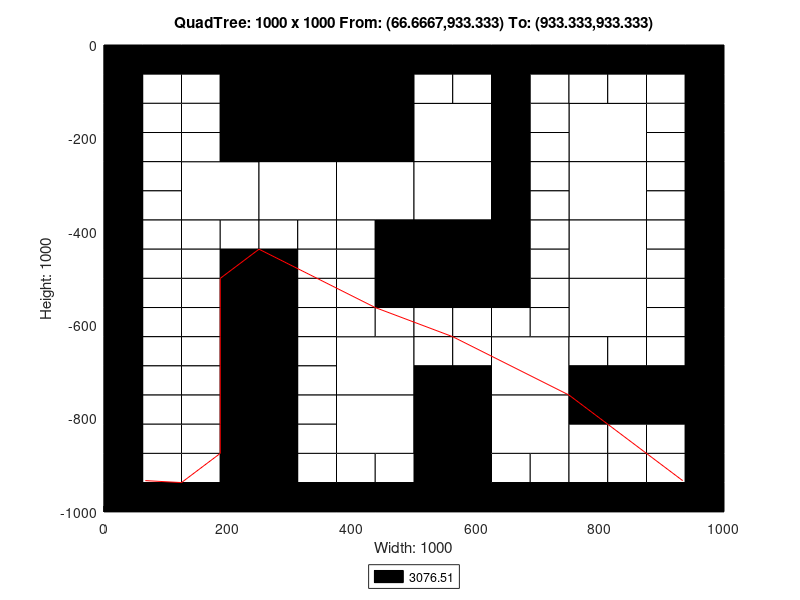

The MATLAB source for this figure:
axis([0 1000 -1000 0]);
title('QuadTree: 1000 x 1000 From: (66.6667,933.333) To: (933.333,933.333)');
xlabel('Width: 1000');
ylabel('Height: 1000');
rectangle('Position',[250 -250 250 250], 'FaceColor',[0 0 0]);
rectangle('Position',[125 -375 125 125], 'FaceColor',[1 1 1]);
rectangle('Position',[250 -375 125 125], 'FaceColor',[1 1 1]);
rectangle('Position',[375 -375 125 125], 'FaceColor',[1 1 1]);
rectangle('Position',[500 -250 125 125], 'FaceColor',[1 1 1]);
rectangle('Position',[750 -250 125 125], 'FaceColor',[1 1 1]);
rectangle('Position',[500 -375 125 125], 'FaceColor',[1 1 1]);
rectangle('Position',[500 -500 125 125], 'FaceColor',[0 0 0]);
rectangle('Position',[750 -375 125 125], 'FaceColor',[1 1 1]);
rectangle('Position',[750 -500 125 125], 'FaceColor',[1 1 1]);
rectangle('Position',[375 -750 125 125], 'FaceColor',[1 1 1]);
rectangle('Position',[375 -875 125 125], 'FaceColor',[1 1 1]);
rectangle('Position',[625 -750 125 125], 'FaceColor',[1 1 1]);
rectangle('Position',[750 -625 125 125], 'FaceColor',[1 1 1]);
rectangle('Position',[500 -875 125 125], 'FaceColor',[0 0 0]);
rectangle('Position',[625 -875 125 125], 'FaceColor',[1 1 1]);
rectangle('Position',[500 -1000 125 125], 'FaceColor',[0 0 0]);
rectangle('Position',[0 -62.5 62.5 62.5], 'FaceColor',[0 0 0]);
rectangle('Position',[62.5 -62.5 62.5 62.5], 'FaceColor',[0 0 0]);
rectangle('Position',[0 -125 62.5 62.5], 'FaceColor',[0 0 0]);
rectangle('Position',[62.5 -125 62.5 62.5], 'FaceColor',[1 1 1]);
rectangle('Position',[125 -62.5 62.5 62.5], 'FaceColor',[0 0 0]);
rectangle('Position',[187.5 -62.5 62.5 62.5], 'FaceColor',[0 0 0]);
rectangle('Position',[125 -125 62.5 62.5], 'FaceColor',[1 1 1]);
rectangle('Position',[187.5 -125 62.5 62.5], 'FaceColor',[0 0 0]);
rectangle('Position',[0 -187.5 62.5 62.5], 'FaceColor',[0 0 0]);
rectangle('Position',[62.5 -187.5 62.5 62.5], 'FaceColor',[1 1 1]);
rectangle('Position',[0 -250 62.5 62.5], 'FaceColor',[0 0 0]);
rectangle('Position',[62.5 -250 62.5 62.5], 'FaceColor',[1 1 1]);
rectangle('Position',[125 -187.5 62.5 62.5], 'FaceColor',[1 1 1]);
rectangle('Position',[187.5 -187.5 62.5 62.5], 'FaceColor',[0 0 0]);
rectangle('Position',[125 -250 62.5 62.5], 'FaceColor',[1 1 1]);
rectangle('Position',[187.5 -250 62.5 62.5], 'FaceColor',[0 0 0]);
rectangle('Position',[0 -312.5 62.5 62.5], 'FaceColor',[0 0 0]);
rectangle('Position',[62.5 -312.5 62.5 62.5], 'FaceColor',[1 1 1]);
rectangle('Position',[0 -375 62.5 62.5], 'FaceColor',[0 0 0]);
rectangle('Position',[62.5 -375 62.5 62.5], 'FaceColor',[1 1 1]);
rectangle('Position',[0 -437.5 62.5 62.5], 'FaceColor',[0 0 0]);
rectangle('Position',[62.5 -437.5 62.5 62.5], 'FaceColor',[1 1 1]);
rectangle('Position',[0 -500 62.5 62.5], 'FaceColor',[0 0 0]);
rectangle('Position',[62.5 -500 62.5 62.5], 'FaceColor',[1 1 1]);
rectangle('Position',[125 -437.5 62.5 62.5], 'FaceColor',[1 1 1]);
rectangle('Position',[187.5 -437.5 62.5 62.5], 'FaceColor',[1 1 1]);
rectangle('Position',[125 -500 62.5 62.5], 'FaceColor',[1 1 1]);
rectangle('Position',[187.5 -500 62.5 62.5], 'FaceColor',[0 0 0]);
rectangle('Position',[250 -437.5 62.5 62.5], 'FaceColor',[1 1 1]);
rectangle('Position',[312.5 -437.5 62.5 62.5], 'FaceColor',[1 1 1]);
rectangle('Position',[250 -500 62.5 62.5], 'FaceColor',[0 0 0]);
rectangle('Position',[312.5 -500 62.5 62.5], 'FaceColor',[1 1 1]);
rectangle('Position',[375 -437.5 62.5 62.5], 'FaceColor',[1 1 1]);
rectangle('Position',[437.5 -437.5 62.5 62.5], 'FaceColor',[0 0 0]);
rectangle('Position',[375 -500 62.5 62.5], 'FaceColor',[1 1 1]);
rectangle('Position',[437.5 -500 62.5 62.5], 'FaceColor',[0 0 0]);
rectangle('Position',[500 -62.5 62.5 62.5], 'FaceColor',[0 0 0]);
rectangle('Position',[562.5 -62.5 62.5 62.5], 'FaceColor',[0 0 0]);
rectangle('Position',[500 -125 62.5 62.5], 'FaceColor',[1 1 1]);
rectangle('Position',[562.5 -125 62.5 62.5], 'FaceColor',[1 1 1]);
rectangle('Position',[625 -62.5 62.5 62.5], 'FaceColor',[0 0 0]);
rectangle('Position',[687.5 -62.5 62.5 62.5], 'FaceColor',[0 0 0]);
rectangle('Position',[625 -125 62.5 62.5], 'FaceColor',[0 0 0]);
rectangle('Position',[687.5 -125 62.5 62.5], 'FaceColor',[1 1 1]);
rectangle('Position',[625 -187.5 62.5 62.5], 'FaceColor',[0 0 0]);
rectangle('Position',[687.5 -187.5 62.5 62.5], 'FaceColor',[1 1 1]);
rectangle('Position',[625 -250 62.5 62.5], 'FaceColor',[0 0 0]);
rectangle('Position',[687.5 -250 62.5 62.5], 'FaceColor',[1 1 1]);
rectangle('Position',[750 -62.5 62.5 62.5], 'FaceColor',[0 0 0]);
rectangle('Position',[812.5 -62.5 62.5 62.5], 'FaceColor',[0 0 0]);
rectangle('Position',[750 -125 62.5 62.5], 'FaceColor',[1 1 1]);
rectangle('Position',[812.5 -125 62.5 62.5], 'FaceColor',[1 1 1]);
rectangle('Position',[875 -62.5 62.5 62.5], 'FaceColor',[0 0 0]);
rectangle('Position',[937.5 -62.5 62.5 62.5], 'FaceColor',[0 0 0]);
rectangle('Position',[875 -125 62.5 62.5], 'FaceColor',[1 1 1]);
rectangle('Position',[937.5 -125 62.5 62.5], 'FaceColor',[0 0 0]);
rectangle('Position',[875 -187.5 62.5 62.5], 'FaceColor',[1 1 1]);
rectangle('Position',[937.5 -187.5 62.5 62.5], 'FaceColor',[0 0 0]);
rectangle('Position',[875 -250 62.5 62.5], 'FaceColor',[1 1 1]);
rectangle('Position',[937.5 -250 62.5 62.5], 'FaceColor',[0 0 0]);
rectangle('Position',[625 -312.5 62.5 62.5], 'FaceColor',[0 0 0]);
rectangle('Position',[687.5 -312.5 62.5 62.5], 'FaceColor',[1 1 1]);
rectangle('Position',[625 -375 62.5 62.5], 'FaceColor',[0 0 0]);
rectangle('Position',[687.5 -375 62.5 62.5], 'FaceColor',[1 1 1]);
rectangle('Position',[625 -437.5 62.5 62.5], 'FaceColor',[0 0 0]);
rectangle('Position',[687.5 -437.5 62.5 62.5], 'FaceColor',[1 1 1]);
rectangle('Position',[625 -500 62.5 62.5], 'FaceColor',[0 0 0]);
rectangle('Position',[687.5 -500 62.5 62.5], 'FaceColor',[1 1 1]);
rectangle('Position',[875 -312.5 62.5 62.5], 'FaceColor',[1 1 1]);
rectangle('Position',[937.5 -312.5 62.5 62.5], 'FaceColor',[0 0 0]);
rectangle('Position',[875 -375 62.5 62.5], 'FaceColor',[1 1 1]);
rectangle('Position',[937.5 -375 62.5 62.5], 'FaceColor',[0 0 0]);
rectangle('Position',[875 -437.5 62.5 62.5], 'FaceColor',[1 1 1]);
rectangle('Position',[937.5 -437.5 62.5 62.5], 'FaceColor',[0 0 0]);
rectangle('Position',[875 -500 62.5 62.5], 'FaceColor',[1 1 1]);
rectangle('Position',[937.5 -500 62.5 62.5], 'FaceColor',[0 0 0]);
rectangle('Position',[0 -562.5 62.5 62.5], 'FaceColor',[0 0 0]);
rectangle('Position',[62.5 -562.5 62.5 62.5], 'FaceColor',[1 1 1]);
rectangle('Position',[0 -625 62.5 62.5], 'FaceColor',[0 0 0]);
rectangle('Position',[62.5 -625 62.5 62.5], 'FaceColor',[1 1 1]);
rectangle('Position',[125 -562.5 62.5 62.5], 'FaceColor',[1 1 1]);
rectangle('Position',[187.5 -562.5 62.5 62.5], 'FaceColor',[0 0 0]);
rectangle('Position',[125 -625 62.5 62.5], 'FaceColor',[1 1 1]);
rectangle('Position',[187.5 -625 62.5 62.5], 'FaceColor',[0 0 0]);
rectangle('Position',[0 -687.5 62.5 62.5], 'FaceColor',[0 0 0]);
rectangle('Position',[62.5 -687.5 62.5 62.5], 'FaceColor',[1 1 1]);
rectangle('Position',[0 -750 62.5 62.5], 'FaceColor',[0 0 0]);
rectangle('Position',[62.5 -750 62.5 62.5], 'FaceColor',[1 1 1]);
rectangle('Position',[125 -687.5 62.5 62.5], 'FaceColor',[1 1 1]);
rectangle('Position',[187.5 -687.5 62.5 62.5], 'FaceColor',[0 0 0]);
rectangle('Position',[125 -750 62.5 62.5], 'FaceColor',[1 1 1]);
rectangle('Position',[187.5 -750 62.5 62.5], 'FaceColor',[0 0 0]);
rectangle('Position',[250 -562.5 62.5 62.5], 'FaceColor',[0 0 0]);
rectangle('Position',[312.5 -562.5 62.5 62.5], 'FaceColor',[1 1 1]);
rectangle('Position',[250 -625 62.5 62.5], 'FaceColor',[0 0 0]);
rectangle('Position',[312.5 -625 62.5 62.5], 'FaceColor',[1 1 1]);
rectangle('Position',[375 -562.5 62.5 62.5], 'FaceColor',[1 1 1]);
rectangle('Position',[437.5 -562.5 62.5 62.5], 'FaceColor',[0 0 0]);
rectangle('Position',[375 -625 62.5 62.5], 'FaceColor',[1 1 1]);
rectangle('Position',[437.5 -625 62.5 62.5], 'FaceColor',[1 1 1]);
rectangle('Position',[250 -687.5 62.5 62.5], 'FaceColor',[0 0 0]);
rectangle('Position',[312.5 -687.5 62.5 62.5], 'FaceColor',[1 1 1]);
rectangle('Position',[250 -750 62.5 62.5], 'FaceColor',[0 0 0]);
rectangle('Position',[312.5 -750 62.5 62.5], 'FaceColor',[1 1 1]);
rectangle('Position',[0 -812.5 62.5 62.5], 'FaceColor',[0 0 0]);
rectangle('Position',[62.5 -812.5 62.5 62.5], 'FaceColor',[1 1 1]);
rectangle('Position',[0 -875 62.5 62.5], 'FaceColor',[0 0 0]);
rectangle('Position',[62.5 -875 62.5 62.5], 'FaceColor',[1 1 1]);
rectangle('Position',[125 -812.5 62.5 62.5], 'FaceColor',[1 1 1]);
rectangle('Position',[187.5 -812.5 62.5 62.5], 'FaceColor',[0 0 0]);
rectangle('Position',[125 -875 62.5 62.5], 'FaceColor',[1 1 1]);
rectangle('Position',[187.5 -875 62.5 62.5], 'FaceColor',[0 0 0]);
rectangle('Position',[0 -937.5 62.5 62.5], 'FaceColor',[0 0 0]);
rectangle('Position',[62.5 -937.5 62.5 62.5], 'FaceColor',[1 1 1]);
rectangle('Position',[0 -1000 62.5 62.5], 'FaceColor',[0 0 0]);
rectangle('Position',[62.5 -1000 62.5 62.5], 'FaceColor',[0 0 0]);
rectangle('Position',[125 -937.5 62.5 62.5], 'FaceColor',[1 1 1]);
rectangle('Position',[187.5 -937.5 62.5 62.5], 'FaceColor',[0 0 0]);
rectangle('Position',[125 -1000 62.5 62.5], 'FaceColor',[0 0 0]);
rectangle('Position',[187.5 -1000 62.5 62.5], 'FaceColor',[0 0 0]);
rectangle('Position',[250 -812.5 62.5 62.5], 'FaceColor',[0 0 0]);
rectangle('Position',[312.5 -812.5 62.5 62.5], 'FaceColor',[1 1 1]);
rectangle('Position',[250 -875 62.5 62.5], 'FaceColor',[0 0 0]);
rectangle('Position',[312.5 -875 62.5 62.5], 'FaceColor',[1 1 1]);
rectangle('Position',[250 -937.5 62.5 62.5], 'FaceColor',[0 0 0]);
rectangle('Position',[312.5 -937.5 62.5 62.5], 'FaceColor',[1 1 1]);
rectangle('Position',[250 -1000 62.5 62.5], 'FaceColor',[0 0 0]);
rectangle('Position',[312.5 -1000 62.5 62.5], 'FaceColor',[0 0 0]);
rectangle('Position',[375 -937.5 62.5 62.5], 'FaceColor',[1 1 1]);
rectangle('Position',[437.5 -937.5 62.5 62.5], 'FaceColor',[1 1 1]);
rectangle('Position',[375 -1000 62.5 62.5], 'FaceColor',[0 0 0]);
rectangle('Position',[437.5 -1000 62.5 62.5], 'FaceColor',[0 0 0]);
rectangle('Position',[500 -562.5 62.5 62.5], 'FaceColor',[0 0 0]);
rectangle('Position',[562.5 -562.5 62.5 62.5], 'FaceColor',[0 0 0]);
rectangle('Position',[500 -625 62.5 62.5], 'FaceColor',[1 1 1]);
rectangle('Position',[562.5 -625 62.5 62.5], 'FaceColor',[1 1 1]);
rectangle('Position',[625 -562.5 62.5 62.5], 'FaceColor',[0 0 0]);
rectangle('Position',[687.5 -562.5 62.5 62.5], 'FaceColor',[1 1 1]);
rectangle('Position',[625 -625 62.5 62.5], 'FaceColor',[1 1 1]);
rectangle('Position',[687.5 -625 62.5 62.5], 'FaceColor',[1 1 1]);
rectangle('Position',[500 -687.5 62.5 62.5], 'FaceColor',[1 1 1]);
rectangle('Position',[562.5 -687.5 62.5 62.5], 'FaceColor',[1 1 1]);
rectangle('Position',[500 -750 62.5 62.5], 'FaceColor',[0 0 0]);
rectangle('Position',[562.5 -750 62.5 62.5], 'FaceColor',[0 0 0]);
rectangle('Position',[875 -562.5 62.5 62.5], 'FaceColor',[1 1 1]);
rectangle('Position',[937.5 -562.5 62.5 62.5], 'FaceColor',[0 0 0]);
rectangle('Position',[875 -625 62.5 62.5], 'FaceColor',[1 1 1]);
rectangle('Position',[937.5 -625 62.5 62.5], 'FaceColor',[0 0 0]);
rectangle('Position',[750 -687.5 62.5 62.5], 'FaceColor',[1 1 1]);
rectangle('Position',[812.5 -687.5 62.5 62.5], 'FaceColor',[1 1 1]);
rectangle('Position',[750 -750 62.5 62.5], 'FaceColor',[0 0 0]);
rectangle('Position',[812.5 -750 62.5 62.5], 'FaceColor',[0 0 0]);
rectangle('Position',[875 -687.5 62.5 62.5], 'FaceColor',[1 1 1]);
rectangle('Position',[937.5 -687.5 62.5 62.5], 'FaceColor',[0 0 0]);
rectangle('Position',[875 -750 62.5 62.5], 'FaceColor',[0 0 0]);
rectangle('Position',[937.5 -750 62.5 62.5], 'FaceColor',[0 0 0]);
rectangle('Position',[625 -937.5 62.5 62.5], 'FaceColor',[1 1 1]);
rectangle('Position',[687.5 -937.5 62.5 62.5], 'FaceColor',[1 1 1]);
rectangle('Position',[625 -1000 62.5 62.5], 'FaceColor',[0 0 0]);
rectangle('Position',[687.5 -1000 62.5 62.5], 'FaceColor',[0 0 0]);
rectangle('Position',[750 -812.5 62.5 62.5], 'FaceColor',[0 0 0]);
rectangle('Position',[812.5 -812.5 62.5 62.5], 'FaceColor',[0 0 0]);
rectangle('Position',[750 -875 62.5 62.5], 'FaceColor',[1 1 1]);
rectangle('Position',[812.5 -875 62.5 62.5], 'FaceColor',[1 1 1]);
rectangle('Position',[875 -812.5 62.5 62.5], 'FaceColor',[0 0 0]);
rectangle('Position',[937.5 -812.5 62.5 62.5], 'FaceColor',[0 0 0]);
rectangle('Position',[875 -875 62.5 62.5], 'FaceColor',[1 1 1]);
rectangle('Position',[937.5 -875 62.5 62.5], 'FaceColor',[0 0 0]);
rectangle('Position',[750 -937.5 62.5 62.5], 'FaceColor',[1 1 1]);
rectangle('Position',[812.5 -937.5 62.5 62.5], 'FaceColor',[1 1 1]);
rectangle('Position',[750 -1000 62.5 62.5], 'FaceColor',[0 0 0]);
rectangle('Position',[812.5 -1000 62.5 62.5], 'FaceColor',[0 0 0]);
rectangle('Position',[875 -937.5 62.5 62.5], 'FaceColor',[1 1 1]);
rectangle('Position',[937.5 -937.5 62.5 62.5], 'FaceColor',[0 0 0]);
rectangle('Position',[875 -1000 62.5 62.5], 'FaceColor',[0 0 0]);
rectangle('Position',[937.5 -1000 62.5 62.5], 'FaceColor',[0 0 0]);
X=[933.333,933.333,812.5,812.5,750,750,562.5,437.5,437.5,437.5,250,250,250,187.5,187.5,187.5,187.5,187.5,187.5,187.5,125,66.6667];
Y=[-933.333,-933.333,-812.5,-812.5,-750,-750,-625,-562.5,-562.5,-562.5,-437.5,-437.5,-437.5,-500,-562.5,-625,-687.5,-750,-812.5,-875,-937.5,-933.333];
hold on;
plot(X,Y,'r');
legend('3076.51','Location','southoutside');
